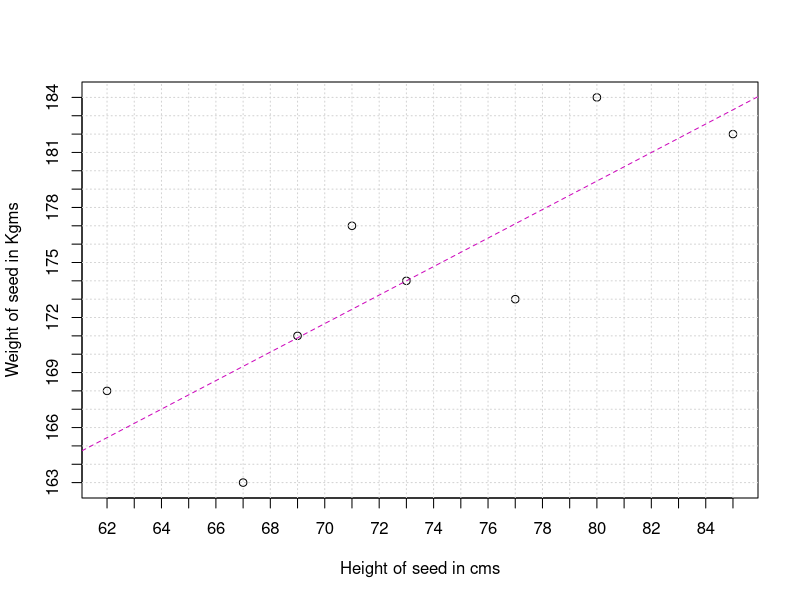

Write the R code that produced this figure.
x <-  c(177,163,173,182,171,168,174,184)
y <-  c(71,67,77,85,69,62,73,80)
reg1= lm( x ~ y)
summary(reg1)
intercept = coefficients(reg1)[1]
slope = coefficients(reg1)[2]
print(summary(reg1))
if (slope >= 0 ) cat("\n Regression equation: x = ", intercept, " + ",slope," * x \n")
if (slope < 0 ) cat("\n Regression equation: x = ", intercept, " + ",slope," * x \n")
par(lab=c(20,20,10))
plot(y,x,xlab = "Height of seed in cms",ylab="Weight of seed in Kgms")
grid()
linear.model <- lm ( x ~ y)
predictx60 <- predict(linear.model,list(x,y=60)) # to find value of x when y = 60
predictx <- predict(linear.model,list(x,y)) 
cat("\n Estimated value of x, when y = 60 is ",predictx60,"\n")
abline(lm(x ~ y),col=6,lty=2)

